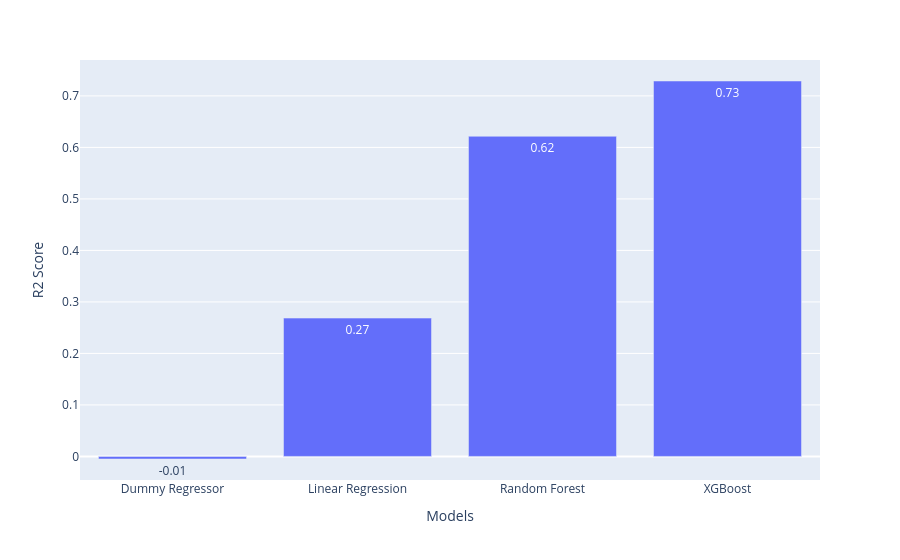

Notebook code for this chart:
### Code cell
fig=px.bar(results_df,x="Model",y="R2",text_auto=".2f",hover_data=["MAE","RMSE"])
fig.update_layout(xaxis_title="Models",yaxis_title="R2 Score")
fig.show()

### Figure 1 — Plotly figure (JSON) as saved in the notebook; plotly's stock layout.template omitted (floating-point values rounded to 4 significant figures)
{"data": [{"customdata": [[2278.0, 3119.0], [1964.0, 2661.0], [1330.0, 1914.0], [1137.0, 1620.0]], "hovertemplate": "Model=%{x}<br>R2=%{y}<br>MAE=%{customdata[0]}<br>RMSE=%{customdata[1]}<extra></extra>", "legendgroup": "", "marker": {"color": "#636efa", "pattern": {"shape": ""}}, "name": "", "orientation": "v", "showlegend": false, "textposition": "auto", "texttemplate": "%{y:.2f}", "type": "bar", "x": ["Dummy Regressor", "Linear Regression", "Random Forest", "XGBoost"], "xaxis": "x", "y": [-0.005015, 0.2686, 0.6216, 0.7289], "yaxis": "y"}], "layout": {"barmode": "relative", "legend": {"tracegroupgap": 0}, "margin": {"t": 60}, "xaxis": {"anchor": "y", "domain": [0, 1], "title": {"text": "Models"}}, "yaxis": {"anchor": "x", "domain": [0, 1], "title": {"text": "R2 Score"}}}}
